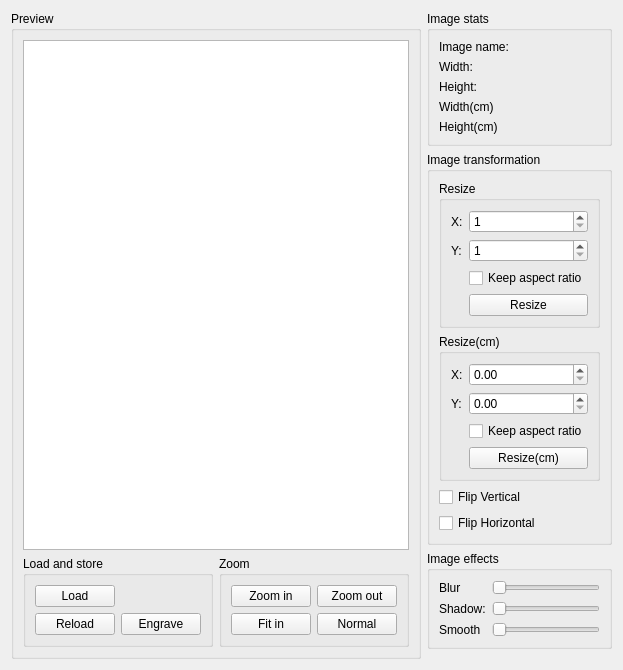
      <widget class="QWidget" name="mode0">
       <attribute name="title">
        <string>Picture edditor</string>
       </attribute>
       <layout class="QHBoxLayout" name="horizontalLayout_5" stretch="5,2">
        <item>
         <widget class="QGroupBox" name="groupBox_5">
          <property name="title">
           <string>Preview</string>
          </property>
          <layout class="QVBoxLayout" name="verticalLayout_3">
           <item>
            <widget class="QGraphicsView" name="imageViewMode0"/>
           </item>
           <item>
            <layout class="QHBoxLayout" name="horizontalLayout_3">
             <item>
              <widget class="QGroupBox" name="groupLoad_Store_0">
               <property name="title">
                <string>Load and store</string>
               </property>
               <layout class="QGridLayout" name="gridLayout_5">
                <item row="1" column="1">
                 <widget class="QPushButton" name="buttonEngrave">
                  <property name="text">
                   <string>Engrave</string>
                  </property>
                 </widget>
                </item>
                <item row="0" column="0">
                 <widget class="QPushButton" name="buttonLoad_mode0">
                  <property name="text">
                   <string>Load</string>
                  </property>
                 </widget>
                </item>
                <item row="1" column="0">
                 <widget class="QPushButton" name="buttonReload_mode0">
                  <property name="text">
                   <string>Reload</string>
                  </property>
                 </widget>
                </item>
               </layout>
              </widget>
             </item>
             <item>
              <widget class="QGroupBox" name="groupZoom_0">
               <property name="title">
                <string>Zoom</string>
               </property>
               <layout class="QGridLayout" name="gridLayout_6">
                <item row="0" column="1">
                 <widget class="QPushButton" name="button_mode0_zoom_out">
                  <property name="text">
                   <string>Zoom out</string>
                  </property>
                 </widget>
                </item>
                <item row="1" column="0">
                 <widget class="QPushButton" name="button_mode0_zoom_fit">
                  <property name="text">
                   <string>Fit in</string>
                  </property>
                 </widget>
                </item>
                <item row="1" column="1">
                 <widget class="QPushButton" name="button_mode0_zoom_normal">
                  <property name="text">
                   <string>Normal</string>
                  </property>
                 </widget>
                </item>
                <item row="0" column="0">
                 <widget class="QPushButton" name="button_mode0_zoom_in">
                  <property name="text">
                   <string>Zoom in</string>
                  </property>
                 </widget>
                </item>
               </layout>
              </widget>
             </item>
            </layout>
           </item>
          </layout>
         </widget>
        </item>
        <item>
         <layout class="QVBoxLayout" name="verticalLayout_4" stretch="1,3,3,10">
          <item>
           <widget class="QGroupBox" name="groupImage_Stats_mode0">
            <property name="title">
             <string>Image stats</string>
            </property>
            <layout class="QGridLayout" name="gridLayout_7">
             <item row="2" column="0">
              <widget class="QLabel" name="labelHeight">
               <property name="text">
                <string>Height:</string>
               </property>
              </widget>
             </item>
             <item row="0" column="1">
              <widget class="QLabel" name="label_ImageName">
               <property name="text">
                <string/>
               </property>
              </widget>
             </item>
             <item row="4" column="0">
              <widget class="QLabel" name="labelHeightCM">
               <property name="text">
                <string>Height(cm)</string>
               </property>
              </widget>
             </item>
             <item row="2" column="1">
              <widget class="QLabel" name="label_Height">
               <property name="text">
                <string/>
               </property>
              </widget>
             </item>
             <item row="0" column="0">
              <widget class="QLabel" name="labelImageName">
               <property name="text">
                <string>Image name:</string>
               </property>
              </widget>
             </item>
             <item row="4" column="1">
              <widget class="QLabel" name="label_HeightCM">
               <property name="text">
                <string/>
               </property>
              </widget>
             </item>
             <item row="1" column="1">
              <widget class="QLabel" name="label_Width">
               <property name="text">
                <string/>
               </property>
              </widget>
             </item>
             <item row="1" column="0">
              <widget class="QLabel" name="labelWidth">
               <property name="text">
                <string>Width:</string>
               </property>
              </widget>
             </item>
             <item row="3" column="0">
              <widget class="QLabel" name="labelWidthCM">
               <property name="text">
                <string>Width(cm)</string>
               </property>
              </widget>
             </item>
             <item row="3" column="1">
              <widget class="QLabel" name="label_WidthCM">
               <property name="text">
                <string/>
               </property>
              </widget>
             </item>
            </layout>
           </widget>
          </item>
          <item>
           <widget class="QGroupBox" name="groupBox_imageTransformation_mode0">
            <property name="sizePolicy">
             <sizepolicy hsizetype="Preferred" vsizetype="Minimum">
              <horstretch>0</horstretch>
              <verstretch>0</verstretch>
             </sizepolicy>
            </property>
            <property name="title">
             <string>Image transformation</string>
            </property>
            <layout class="QVBoxLayout" name="verticalLayout_5" stretch="1,1,1,1">
             <property name="spacing">
              <number>6</number>
             </property>
             <item>
              <widget class="QGroupBox" name="groupBox_resize_mode0">
               <property name="sizePolicy">
                <sizepolicy hsizetype="Preferred" vsizetype="Fixed">
                 <horstretch>0</horstretch>
                 <verstretch>0</verstretch>
                </sizepolicy>
               </property>
               <property name="title">
                <string>Resize</string>
               </property>
               <layout class="QFormLayout" name="formLayout_3">
                <item row="0" column="0">
                 <widget class="QLabel" name="label_resize_x_mode0">
                  <property name="text">
                   <string>X:</string>
                  </property>
                 </widget>
                </item>
                <item row="0" column="1">
                 <widget class="QSpinBox" name="spinBox_resize_x_mode0">
                  <property name="minimum">
                   <number>1</number>
                  </property>
                  <property name="maximum">
                   <number>999999999</number>
                  </property>
                 </widget>
                </item>
                <item row="1" column="0">
                 <widget class="QLabel" name="label_rezie_y_mode0">
                  <property name="text">
                   <string>Y:</string>
                  </property>
                 </widget>
                </item>
                <item row="1" column="1">
                 <widget class="QSpinBox" name="spinBox_resize_y_mode0">
                  <property name="minimum">
                   <number>1</number>
                  </property>
                  <property name="maximum">
                   <number>999999999</number>
                  </property>
                 </widget>
                </item>
                <item row="3" column="1">
                 <widget class="QPushButton" name="button_resize_mode0">
                  <property name="text">
                   <string>Resize</string>
                  </property>
                 </widget>
                </item>
                <item row="2" column="1">
                 <widget class="QCheckBox" name="checkBox_keep_aspect_ratio">
                  <property name="text">
                   <string>Keep aspect ratio</string>
                  </property>
                 </widget>
                </item>
               </layout>
              </widget>
             </item>
             <item>
              <widget class="QGroupBox" name="groupBox_resize_cm_mode0">
               <property name="title">
                <string>Resize(cm)</string>
               </property>
               <layout class="QFormLayout" name="formLayout">
                <item row="0" column="0">
                 <widget class="QLabel" name="label_resize_cm_x_mode0">
                  <property name="text">
                   <string>X:</string>
                  </property>
                 </widget>
                </item>
                <item row="0" column="1">
                 <widget class="QDoubleSpinBox" name="doubleSpinBox_5"/>
                </item>
                <item row="1" column="0">
                 <widget class="QLabel" name="label_resize_cm_y_mode0">
                  <property name="text">
                   <string>Y:</string>
                  </property>
                 </widget>
                </item>
                <item row="1" column="1">
                 <widget class="QDoubleSpinBox" name="doubleSpinBox_6"/>
                </item>
                <item row="3" column="1">
                 <widget class="QPushButton" name="pushButton">
                  <property name="text">
                   <string>Resize(cm)</string>
                  </property>
                 </widget>
                </item>
                <item row="2" column="1">
                 <widget class="QCheckBox" name="checkBox_cm_keep_aspect_ratio">
                  <property name="text">
                   <string>Keep aspect ratio</string>
                  </property>
                 </widget>
                </item>
               </layout>
              </widget>
             </item>
             <item>
              <widget class="QCheckBox" name="checkBox_FlipVertical_mode0">
               <property name="text">
                <string>Flip Vertical</string>
               </property>
              </widget>
             </item>
             <item>
              <widget class="QCheckBox" name="checkBox_FlipHorizontal_mode0">
               <property name="text">
                <string>Flip Horizontal</string>
               </property>
              </widget>
             </item>
            </layout>
           </widget>
          </item>
          <item>
           <widget class="QGroupBox" name="groupBox_imageEffects_mode0">
            <property name="title">
             <string>Image effects</string>
            </property>
            <layout class="QFormLayout" name="formLayout_2">
             <item row="0" column="0">
              <widget class="QLabel" name="label_5">
               <property name="text">
                <string>Blur</string>
               </property>
              </widget>
             </item>
             <item row="0" column="1">
              <widget class="QSlider" name="horizontalSlider_7">
               <property name="orientation">
                <enum>Qt::Horizontal</enum>
               </property>
              </widget>
             </item>
             <item row="1" column="0">
              <widget class="QLabel" name="label_3">
               <property name="text">
                <string>Shadow:</string>
               </property>
              </widget>
             </item>
             <item row="1" column="1">
              <widget class="QSlider" name="horizontalSlider_5">
               <property name="orientation">
                <enum>Qt::Horizontal</enum>
               </property>
              </widget>
             </item>
             <item row="2" column="0">
              <widget class="QLabel" name="label_4">
               <property name="text">
                <string>Smooth</string>
               </property>
              </widget>
             </item>
             <item row="2" column="1">
              <widget class="QSlider" name="horizontalSlider_6">
               <property name="orientation">
                <enum>Qt::Horizontal</enum>
               </property>
              </widget>
             </item>
            </layout>
           </widget>
          </item>
          <item>
           <spacer name="verticalSpacer">
            <property name="orientation">
             <enum>Qt::Vertical</enum>
            </property>
            <property name="sizeHint" stdset="0">
             <size>
              <width>0</width>
              <height>10</height>
             </size>
            </property>
           </spacer>
          </item>
         </layout>
        </item>
       </layout>
      </widget>
